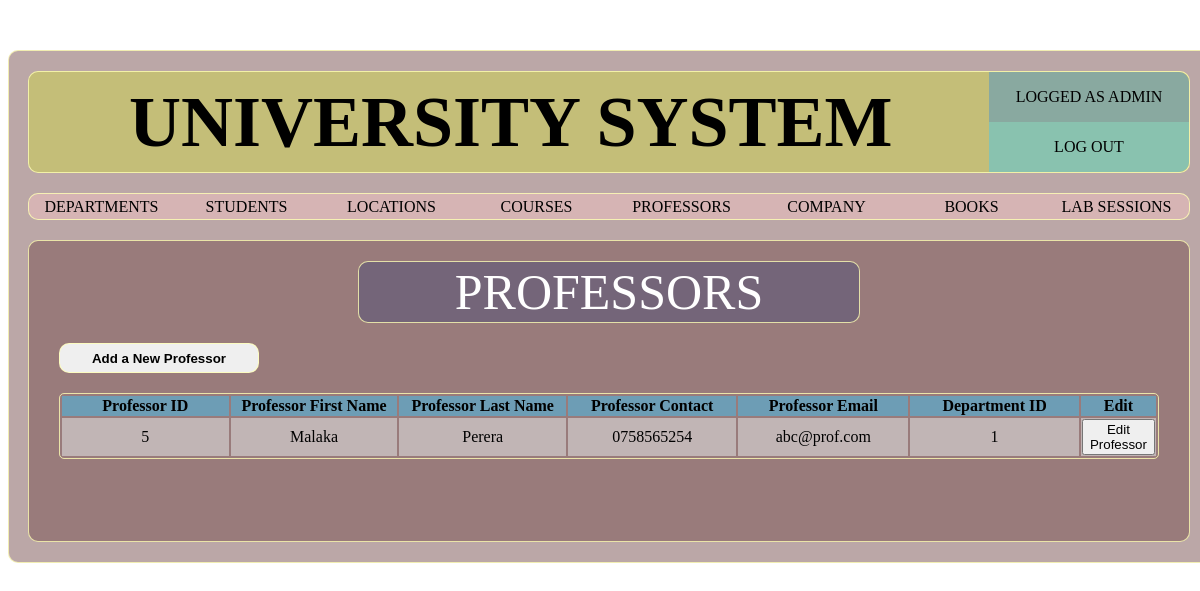
/pages/professors.php (signed in), run on the app's committed database.
### tables this page shows
CREATE TABLE `professors` (
  `profID` varchar(20) NOT NULL,
  `profFName` varchar(50) NOT NULL,
  `profLName` varchar(50) NOT NULL,
  `profContact` varchar(20) NOT NULL,
  `profEmail` varchar(50) DEFAULT NULL,
  `depID` varchar(20) DEFAULT NULL
);

### pages/professors.php (the view, shortened to what this page needs)
<?php
 require_once('layout/header.php');
?>
		<div class="container sub-page border-default">
			<div class="sub-page-box">
				<div class="container sub-page-title text-center border-default"> PROFESSORS </div>
			</div>
			<div class="sub-page-box">
				<button class="sub-page-btn border-default" onclick="show_div('hidden_div')"> Add a New Professor </button>
			</div>
			<div class="sub-page-box">
				<table class="container sub-page-table text-center">
					<tr>
                        <th>Professor ID</th>
						<th>Professor First Name</th>
						<th>Professor Last Name</th>
                        <th>Professor Contact</th>
						<th>Professor Email</th>
                        <th>Department ID</th>
                        <th>Edit</th>
					</tr>
                        <?php
                            require_once('../inc/config.php');
                            $query="SELECT * FROM professors";
                    $userquery=mysqli_query($connection,$query);
                        if(mysqli_num_rows($userquery)>0){
                            while($row=mysqli_fetch_assoc($userquery)){
                                $id=$row['profID'];
                                    echo "<tr><td>".$row['profID']."</td>";
                                    echo "<td>".$row['profFName']."</td>";
                                    echo "<td>".$row['profLName']."</td>";
                                    echo "<td>".$row['profContact']."</td>";
                                    echo "<td>".$row['profEmail']."</td>";
                                    echo "<td>".$row['depID']."</td>";
                                    echo "<td><a href='./queryboxes/professor.php?id=$id'><button>Edit Professor </button></a></td></tr>";
                                }
                            }
                        ?>
				</table>
			</div>
		</div>
	</div>
</body>
</html>

### css/main.css (style rules this page uses)
body { background-image: url("../assets/uni-back.jpg"); background-attachment: fixed; }
a:link { text-decoration: inherit; color: inherit; }
.container { margin: 0px auto; }
.border-default { border: 1px solid rgba(255,255,180,0.8); border-radius: 10px; }
.text-center { text-align: center; }

### css/subpage.css (style rules this page uses)
.sub-page { display: block; margin-top: 20px; margin-bottom: 20px; width: 1160px; min-height: 300px; background-color: rgba(120,80,80,0.5); }
.sub-page-box { display: block; }
.sub-page-title { margin-top: 20px; width: 500px; min-height: 60px; line-height: 60px; font-size: 50px; color: white; background-color: rgba(80,80,120,0.5); }
.sub-page-btn { margin-top: 20px; margin-left: 30px; min-height:30px; min-width: 200px; font-weight: bold; }
.sub-page-table { margin-top: 20px; margin-bottom: 20px; width: 1100px; border: 1px solid rgba(255,255,180,0.8); border-radius: 5px; }
.sub-page-table th { background-color: rgba(80,180,220,0.6); min-height: 30px; }
.sub-page-table td { background-color: rgba(220,220,220,0.6); min-height: 30px; }

### pages/layout/header.php (style rules this page uses)
.sub-page-table th,td { width: 16.5%; }

### data on the page
professors: profID "5", profFName "Malaka", profLName "Perera", profContact "0758565254", profEmail "abc@prof.com", depID "1"
